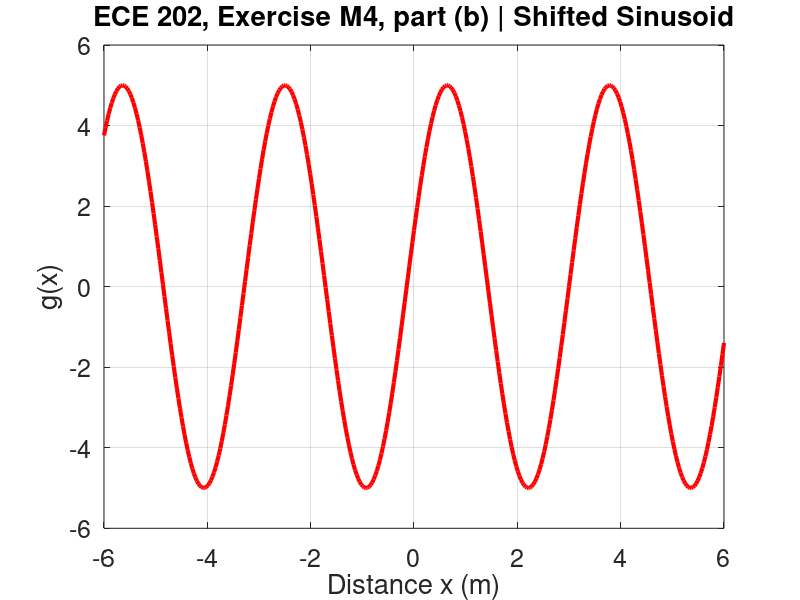

Source code (MATLAB):
%{
Aidan Chin M4 part B 9/27/23
ECE 202 MATLAB Exercise M4
The goal of this code is to graph a Shifted Sinusoid
%}

% *** Prepare workspace *** 
clear % clear variables to remove chance of error
clf % clear figures to make the graph window clear

% *** Givens *** 
xmin = -6; % minimum distance in meters
xmax = 6; % maximum distance in meters
N = 400;  % number of steps to be made between min and max
x = linspace(xmin,xmax,1+N); %create array of numbers between xmin and xmax

% *** Calculation *** 
g = 5 * sin(2 * (x-3)); %array filled with points applied from formula to 
% each point in array x this is the chosen Shifted Sunusoid formula 

% *** Graphing *** 
plot(x,g,'red','LineWidth',3) % initialize plot of array and applied formula values
ylim([xmin,xmax]) %set a predetermined window limits for y axis
title('ECE	202, Exercise M4, part (b) | Shifted Sinusoid','FontSize',21)
% change title and font size of title ^
xlabel('Distance x (m)','FontSize',21)% change x axis label and font size
ylabel('g(x)','FontSize',21)% change y axis label and font size
set(gca, 'FontSize', 18) % change the axis values font size
grid on % enable the grid on the graph